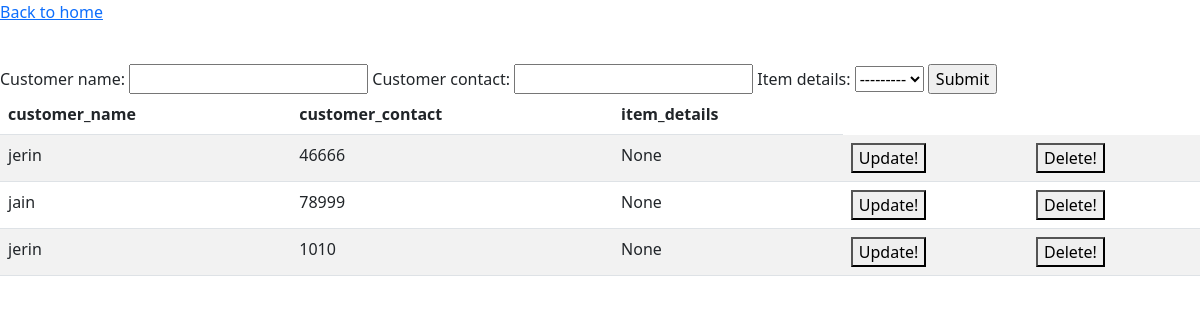
The app's page /class-customer-view/, older data.
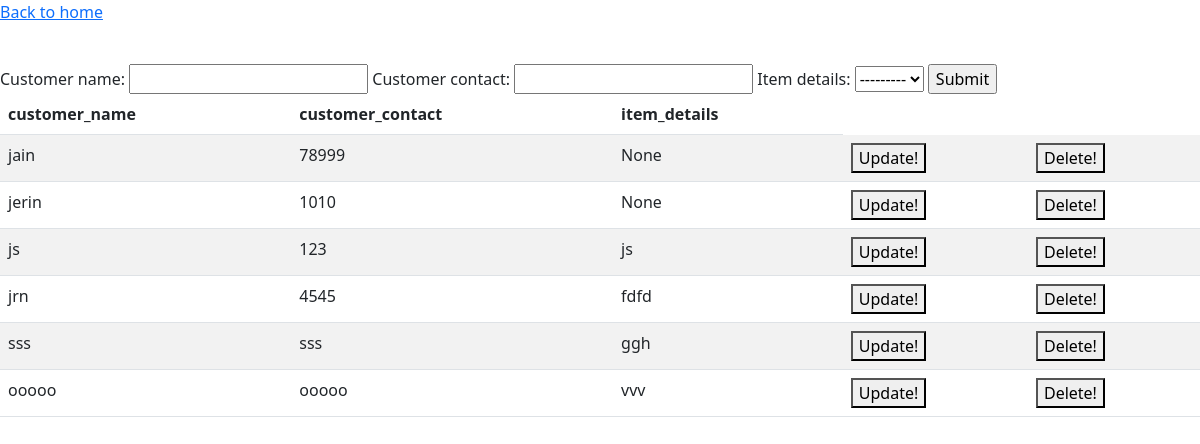
The same page, newer data.
### master/models.py (models this page shows, shortened)
class Customer(models.Model):
    customer_name = models.CharField(max_length=100)
    customer_contact = models.CharField(max_length=10)
    item_details = models.ForeignKey(Item,on_delete=models.CASCADE,null=True,blank=True)

### master/views.py (the view)
# urls.py: path('class-customer-view/',Classcustomerview.as_view(),name='class-customer-view'),
class Classcustomerview(Generalview):
    form_class = Customerform
    template_name = 'master/customer_form.html'
    model = Customer
    fields = ['id', 'customer_name','customer_contact','item_details__item_name']
    template_edit = 'master/update_customer.html'

### master/models.py (called while the page is built)
    def __str__(self):
        return self.item_name

### master/views.py (called while the page is built)
    def get (self , request ,*args, **kwargs):
        form = self.form_class
        object_list = list(self.model.objects.all().values(*self.fields))
        page = {
            'form':form,
            'object_list':object_list
        }
        return render(request,self.template_name,page)

### master/templates/master/customer_form.html (shortened to what this page needs)
{% extends 'master/base.html' %}
{% block content %}
<p><a href="{% url 'home' %}">Back to home</a></p>
<form action="/class-customer-view/" method="POST">
    <br>
    {{ form }}
    <input type="submit">
</form>
<table class="table table-striped">
    <thead>
        <tr>
            <th scope="col">customer_name</th>
            <th scope="col">customer_contact</th>
            <th scope="col">item_details</th>
        </tr>
    </thead>
    <tbody>
        {% for object in object_list %}
        <tr>
            <td>{{ object.customer_name }}</td>
            <td>{{ object.customer_contact }}</td>
            <td>{{ object.item_details__item_name }}</td>
            <form action="{% url 'class-customer-update' object.id %}" method="POST">
            <td><button type="submit" name='method' value='edit' onclick="alert('Do you want to update!')">Update!</button></td>
            </form>
            <form action="{% url 'class-customer-delete' object.id %}" method="POST">
            <td><button type="submit" name='method' value='delete' onclick="alert('Do you want to delete!')">Delete!</button></td>
            </form>
        </tr>
        {% endfor %}
    </tbody>
{% endblock %}

### master/templates/master/base.html (shortened to what this page needs)
<!DOCTYPE html>
<html lang="en">
<head>
    <link href="https://cdn.jsdelivr.net/npm/bootstrap@5.2.0/dist/css/bootstrap.min.css" rel="stylesheet">
</head>
<body>
    {% block content %}
    {% endblock content %}
</body>
</html>

Row changes from the older to the newer data that the page shows:
removed Customer: customer_name "jerin", customer_contact "46666", item_details__item_name "None"
added Customer: customer_name "js", customer_contact "123", item_details__item_name "js"
added Customer: customer_name "jrn", customer_contact "4545", item_details__item_name "fdfd"
added Customer: customer_name "sss", customer_contact "sss", item_details__item_name "ggh"
added Customer: customer_name "ooooo", customer_contact "ooooo", item_details__item_name "vvv"
